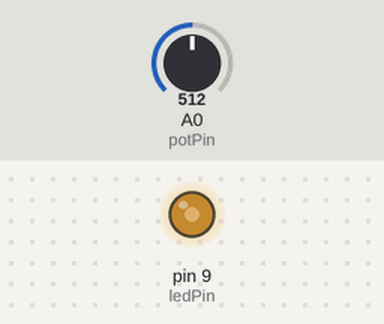
Simulated run of this sketch. Board: Arduino Uno, built with avr-gcc and run on an emulated ATmega328P. Parts: output pins drawn as LEDs (lit = HIGH). The test bench sets the inputs (shaded band); at power-on: A0 (potPin) = 512.

Above: at 1.2 s.
1.3 s: A0 (potPin) set to 716
At 2.5 s:
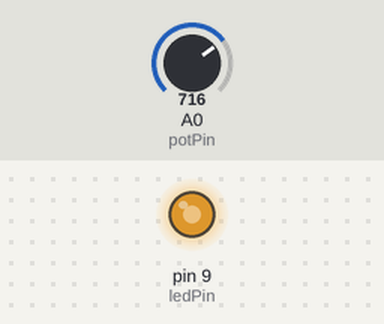
2.8 s: A0 (potPin) set to 900
At 3.8 s:
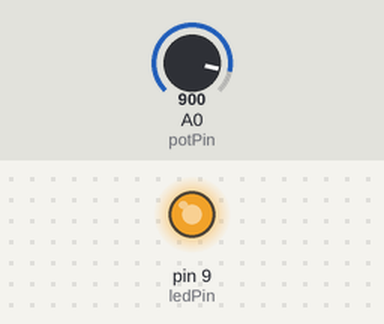
4.3 s: A0 (potPin) set to 122
At 4.9 s:
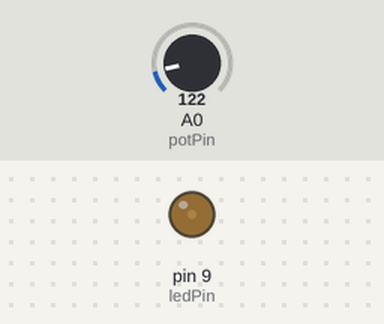
5.8 s: A0 (potPin) set to 0
At 6.1 s:
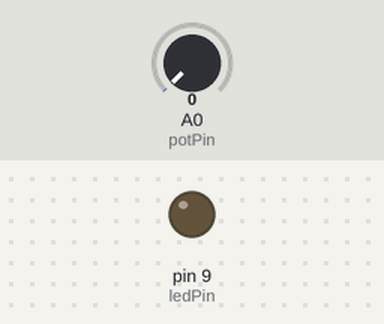
7.3 s: A0 (potPin) set to 511
At 8.3 s:
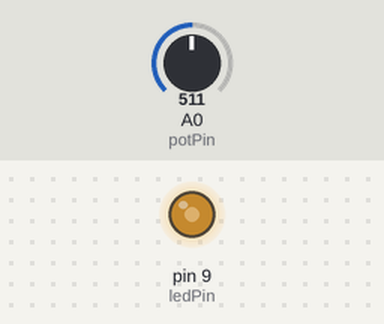
Timing chart, 0 to 9.8 s (numbered marks = the images above; inputs shaded):
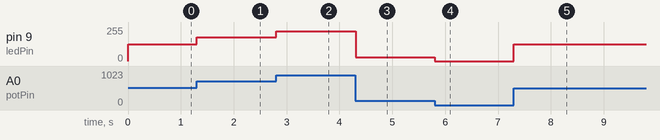

Measured:
- after the input at 1.3 s, pin 9 (ledPin): 127/255 → 178/255 at once
- after the input at 2.8 s, pin 9 (ledPin): 178/255 → 224/255 at once
- after the input at 4.3 s, pin 9 (ledPin): 224/255 → 30/255 at once
- after the input at 5.8 s, pin 9 (ledPin): 30/255 → 0/255 at once
- after the input at 7.3 s, pin 9 (ledPin): 0/255 → 127/255 at once

The sketch:

variable_led.ino
```cpp
/*
  Variable LED Demo Setup

  Parts:
  - 1 potentiometer
  - 1 LED
  - 1 resistor for the LED (220 ohm typical)

  Wiring:
  - Potentiometer left pin -> 5V
  - Potentiometer middle pin -> A0
  - Potentiometer right pin -> GND
  - LED anode -> pin 9 through the resistor
  - LED cathode -> GND
*/
const int potPin = A0;   // Potentiometer input
const int ledPin = 9;    // PWM output pin (must have ~)

void setup() {
  pinMode(ledPin, OUTPUT);
}

void loop() {
  int potValue = analogRead(potPin);      // 0–1023
  int brightness = map(potValue, 0, 1023, 0, 255); // scale to PWM range

  analogWrite(ledPin, brightness);        // set LED brightness

  delay(5); // small delay for stability
}
```
